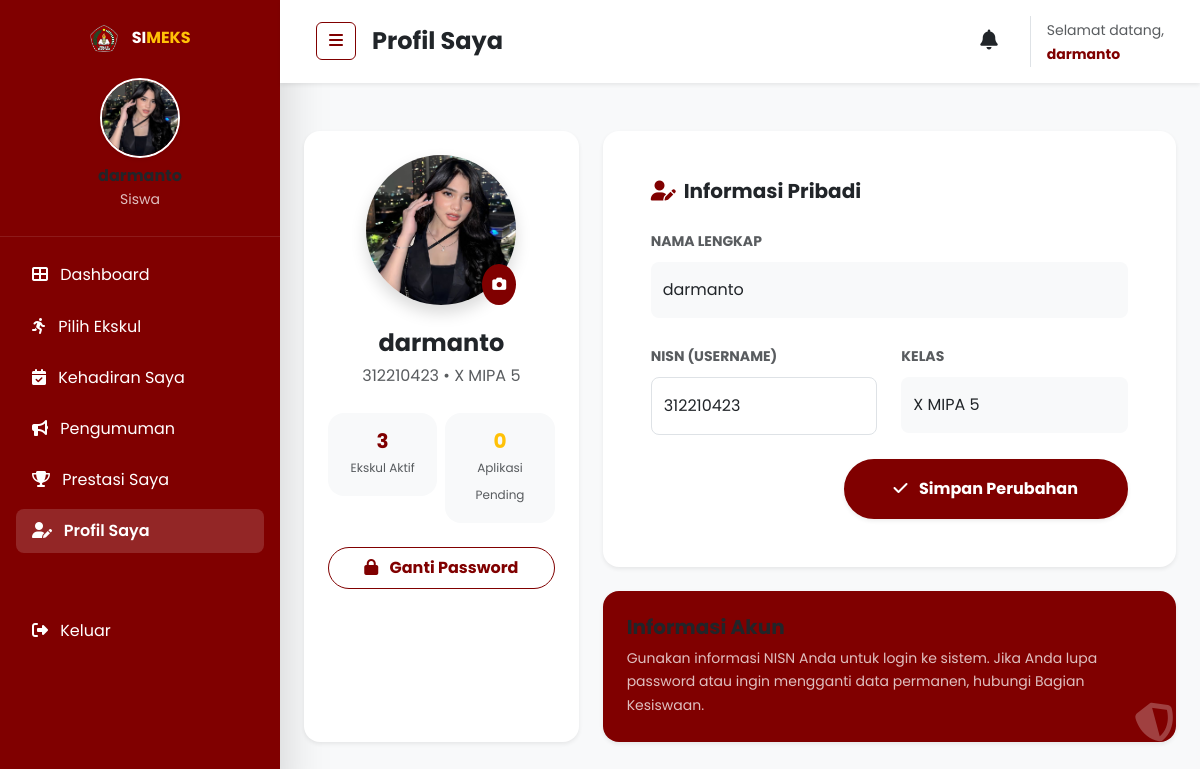
The app's page /siswa/profil.php (signed in) with its own data.
### tables this page shows
CREATE TABLE `users` (
  `id` int(11) NOT NULL,
  `nisn` varchar(20) DEFAULT NULL,
  `nama` varchar(100) NOT NULL,
  `email` varchar(100) NOT NULL,
  `password` varchar(255) NOT NULL,
  `kelas` varchar(50) DEFAULT NULL,
  `role` enum('admin','siswa') DEFAULT 'siswa',
  `foto` varchar(255) DEFAULT 'default.png',
  `created_at` timestamp NOT NULL DEFAULT current_timestamp()
);

### siswa/profil.php (the view, shortened to what this page needs)
<?php
include '../includes/header.php';
$user_id = $_SESSION['siswa_data']['user_id'];
$stmt = $koneksi->prepare("SELECT * FROM users WHERE id = ?");
$stmt->execute([$user_id]);
$user = $stmt->fetch();
$stmt = $koneksi->prepare("SELECT COUNT(*) FROM pendaftaran WHERE user_id = ? AND status = 'diterima'");
$stmt->execute([$user_id]);
$total_diterima = $stmt->fetchColumn();
$stmt = $koneksi->prepare("SELECT COUNT(*) FROM pendaftaran WHERE user_id = ? AND status = 'menunggu'");
$stmt->execute([$user_id]);
$total_menunggu = $stmt->fetchColumn();
?>
<div class="d-flex" id="wrapper">
    <?php include 'sidebar.php'; ?>
    <div id="page-content-wrapper" class="w-100 bg-light">
        <?php
        $navTitle = "Profil Saya";
        include '../includes/siswa_nav.php';
        ?>
        <div class="container-fluid p-4">
            <div class="row g-4">
                <div class="col-lg-4">
                    <div class="card border-0 shadow-sm rounded-4 text-center p-4 h-100">
                        <div class="position-relative mb-4 mx-auto" style="width: 150px;">
                            <?php
                                $foto_path = (!empty($user->foto) && $user->foto != 'default.png')
                                    ? "../assets/uploads/profile/" . $user->foto
                                    : "https://ui-avatars.com/api/?name=" . urlencode($user->nama) . "&background=800000&color=fff&size=200";
                            ?>
                            <img src="<?php echo $foto_path; ?>" class="rounded-circle shadow object-fit-cover" width="150" height="150">
                            <button class="btn btn-maroon btn-sm rounded-circle position-absolute bottom-0 end-0 p-2" data-bs-toggle="modal" data-bs-target="#photoModal">
                                <i class="fas fa-camera"></i>
                            </button>
                        </div>
                        <h4 class="fw-bold mb-1"><?php echo htmlspecialchars($user->nama); ?></h4>
                        <p class="text-muted mb-4"><?php echo htmlspecialchars($user->nisn); ?> • <?php echo htmlspecialchars($user->kelas); ?></p>
                        <div class="row g-2 mb-4">
                            <div class="col-6">
                                <div class="bg-light p-3 rounded-4">
                                    <h5 class="fw-bold mb-0 text-maroon"><?php echo $total_diterima; ?></h5>
                                    <span class="extra-small text-muted">Ekskul Aktif</span>
                                </div>
                            </div>
                            <div class="col-6">
                                <div class="bg-light p-3 rounded-4">
                                    <h5 class="fw-bold mb-0 text-warning"><?php echo $total_menunggu; ?></h5>
                                    <span class="extra-small text-muted">Aplikasi Pending</span>
                                </div>
                            </div>
                        </div>
                        <div class="d-grid gap-2">
                            <button class="btn btn-outline-maroon rounded-pill fw-bold py-2" data-bs-toggle="modal" data-bs-target="#passwordModal">
                                <i class="fas fa-lock me-2"></i> Ganti Password
                            </button>
                        </div>
                    </div>
                </div>
                <div class="col-lg-8">
                    <div class="card border-0 shadow-sm rounded-4 p-4 p-md-5 mb-4">
                        <h5 class="fw-bold mb-4"><i class="fas fa-user-edit text-maroon me-2"></i>Informasi Pribadi</h5>
                        <form method="POST">
                            <div class="row g-4">
                                <div class="col-md-12">
                                    <label class="form-label fw-bold small text-muted text-uppercase">Nama Lengkap</label>
                                    <input type="text" name="nama" class="form-control bg-light border-0 py-3 rounded-3" value="<?php echo htmlspecialchars($user->nama); ?>" required>
                                </div>
                                <div class="col-md-6">
                                    <label class="form-label fw-bold small text-muted text-uppercase">NISN (Username)</label>
                                    <input type="text" class="form-control bg-white border py-3 rounded-3" value="<?php echo htmlspecialchars($user->nisn); ?>" readonly>
                                </div>
                                <div class="col-md-6">
                                    <label class="form-label fw-bold small text-muted text-uppercase">Kelas</label>
                                    <input type="text" name="kelas" class="form-control bg-light border-0 py-3 rounded-3" value="<?php echo htmlspecialchars($user->kelas); ?>" required>
                                </div>
                                <div class="col-12 mt-4 text-end">
                                    <button type="submit" class="btn btn-maroon px-5 py-3 rounded-pill fw-bold shadow-sm">
                                        <i class="fas fa-check me-2"></i> Simpan Perubahan
                                    </button>
                                </div>
                            </div>
                        </form>
                    </div>
                    <div class="card border-0 shadow-sm rounded-4 p-4 bg-maroon text-white position-relative overflow-hidden">
                        <div class="position-relative z-index-1">
                            <h5 class="fw-bold mb-2">Informasi Akun</h5>
                            <p class="small mb-0 opacity-75">Gunakan informasi NISN Anda untuk login ke sistem. Jika Anda lupa password atau ingin mengganti data permanen, hubungi Bagian Kesiswaan.</p>
                        </div>
                        <i class="fas fa-shield-alt position-absolute end-0 bottom-0 mb-n3 me-n2 fs-1 opacity-25" style="transform: rotate(-15deg);"></i>
                    </div>
                </div>
            </div>
        </div>
    </div>
</div>
<?php include '../includes/footer.php'; ?>

### siswa/sidebar.php (shortened to what this page needs)
<?php
$current_page = basename($_SERVER['PHP_SELF']);
if (isset($_SESSION['siswa_data'])) {
    $stmt_sb = $koneksi->prepare("SELECT nama, foto FROM users WHERE id = ?");
    $stmt_sb->execute([$_SESSION['siswa_data']['user_id']]);
    $user_sb = $stmt_sb->fetch();
    $foto_sb = (!empty($user_sb->foto) && $user_sb->foto != 'default.png')
        ? "../assets/uploads/profile/" . $user_sb->foto
        : "https://ui-avatars.com/api/?name=" . urlencode($user_sb->nama) . "&background=fff&color=800000";
}
?>
<div class="bg-maroon text-white shadow-lg" id="sidebar-wrapper" style="min-width: 280px; min-height: 100vh; position: relative;">
    <div class="sidebar-heading p-4 border-bottom border-white border-opacity-10 text-center">
        <div class="mb-3">
            <img src="../assets/logo.png" alt="Logo Sekolah" style="height: 30px;">
            <span class="fw-bold ms-2">SI<span class="text-warning">MEKS</span></span>
        </div>
        <div class="mt-4">
            <img src="<?php echo $foto_sb; ?>" class="rounded-circle border border-2 border-white shadow-sm mb-2 object-fit-cover" width="80" height="80">
            <h6 class="fw-bold mb-0"><?php echo htmlspecialchars($user_sb->nama); ?></h6>
            <small class="opacity-75">Siswa</small>
        </div>
    </div>
    <div class="list-group list-group-flush p-3">
        <a href="dashboardsiswa.php" class="list-group-item list-group-item-action bg-transparent text-white border-0 rounded-3 mb-2 <?php echo ($current_page == 'dashboardsiswa.php') ? 'active-nav' : 'hover-bg'; ?>">
            <i class="fas fa-th-large me-2"></i> Dashboard
        </a>
        <a href="daftar-eskul.php" class="list-group-item list-group-item-action bg-transparent text-white border-0 rounded-3 mb-2 <?php echo ($current_page == 'daftar-eskul.php') ? 'active-nav' : 'hover-bg'; ?>">
            <i class="fas fa-running me-2"></i> Pilih Ekskul
        </a>
        <a href="absensi.php" class="list-group-item list-group-item-action bg-transparent text-white border-0 rounded-3 mb-2 <?php echo ($current_page == 'absensi.php') ? 'active-nav' : 'hover-bg'; ?>">
            <i class="fas fa-calendar-check me-2"></i> Kehadiran Saya
        </a>
        <a href="pengumuman.php" class="list-group-item list-group-item-action bg-transparent text-white border-0 rounded-3 mb-2 <?php echo ($current_page == 'pengumuman.php') ? 'active-nav' : 'hover-bg'; ?>">
            <i class="fas fa-bullhorn me-2"></i> Pengumuman
        </a>
        <a href="prestasi.php" class="list-group-item list-group-item-action bg-transparent text-white border-0 rounded-3 mb-2 <?php echo ($current_page == 'prestasi.php') ? 'active-nav' : 'hover-bg'; ?>">
            <i class="fas fa-trophy me-2"></i> Prestasi Saya
        </a>
        <a href="profil.php" class="list-group-item list-group-item-action bg-transparent text-white border-0 rounded-3 mb-2 <?php echo ($current_page == 'profil.php') ? 'active-nav' : 'hover-bg'; ?>">
            <i class="fas fa-user-edit me-2"></i> Profil Saya
        </a>
        <div class="mt-auto py-5">
            <a href="../logout.php?role=siswa" class="list-group-item list-group-item-action bg-transparent text-white border-0 rounded-3 hover-bg">
                <i class="fas fa-sign-out-alt me-2"></i> Keluar
            </a>
        </div>
    </div>
</div>

### includes/siswa_nav.php (shortened to what this page needs)
<nav class="navbar navbar-expand-lg navbar-light bg-white py-3 px-4 shadow-sm mb-4">
    <div class="container-fluid">
        <div class="d-flex align-items-center">
            <button class="btn btn-outline-maroon me-3" id="menu-toggle">
                <i class="fas fa-bars"></i>
            </button>
            <h4 class="fw-bold mb-0 text-dark"><?php echo isset($navTitle) ? $navTitle : 'Dashboard Siswa'; ?></h4>
        </div>
        <div class="ms-auto d-flex align-items-center">
            <div class="dropdown me-3">
                <a href="notifikasi.php" class="text-dark position-relative p-2 rounded-circle hover-bg-light">
                    <i class="fas fa-bell fs-5"></i>
                </a>
            </div>
            <div class="d-none d-md-block border-start ps-3 ms-2">
                <span class="small text-muted">Selamat datang,</span>
                <span class="small fw-bold d-block text-maroon"><?php echo htmlspecialchars($user_sb->nama); ?></span>
            </div>
        </div>
    </div>
</nav>

### assets/style.css (style rules this page uses)
:root { --maroon: #800000; --maroon-dark: #5a0000; --maroon-light: #a31515; --gold: #FFC107; --gray-bg: #f8f9fa; --text-body: #555555; --text-heading: #212529; --card-radius: 16px; --shadow-soft: 0 10px 40px rgba(0, 0, 0, 0.08); --shadow-hover: 0 20px 50px rgba(128, 0, 0, 0.2); --shadow-premium: 0 15px 45px rgba(0, 0, 0, 0.1); --fs-h1: clamp(2.5rem, 5vw + 1rem, 4.5rem); --fs-h2: clamp(2rem, 4vw + 1rem, 3rem); --fs-lead: clamp(1rem, 2vw + 0.5rem, 1.25rem); }
.bg-maroon { background-color: var(--maroon) !important; }
.text-maroon { color: var(--maroon) !important; }
body { font-family: 'Poppins', sans-serif; background-color: #ffffff; color: var(--text-body); line-height: 1.7; overflow-x: hidden; }
h1, h2, h3, h4, h5, h6 { color: var(--text-heading); font-weight: 700; }
a { text-decoration: none; }
.navbar { background-color: rgba(255, 255, 255, 0.98) !important; backdrop-filter: blur(10px); box-shadow: 0 2px 15px rgba(0, 0, 0, 0.05); padding: 12px 0; }
.btn-maroon { background-color: var(--maroon); color: white; padding: 12px 30px; border-radius: 50px; font-weight: 600; border: 2px solid var(--maroon); transition: all 0.3s; }
#wrapper { overflow-x: hidden; }
.active-nav { background-color: rgba(255, 255, 255, 0.15) !important; font-weight: 600; }
.btn-outline-maroon { border-color: var(--maroon); color: var(--maroon); }
.extra-small { font-size: 0.75rem; }
#sidebar-wrapper { transition: margin 0.3s ease; }

### records on screen
users: foto (picture), nama "darmanto", nisn "312210423", kelas "X MIPA 5"

### other values on screen
$navTitle "Profil Saya"
$total_diterima "3"
$total_menunggu "0"
